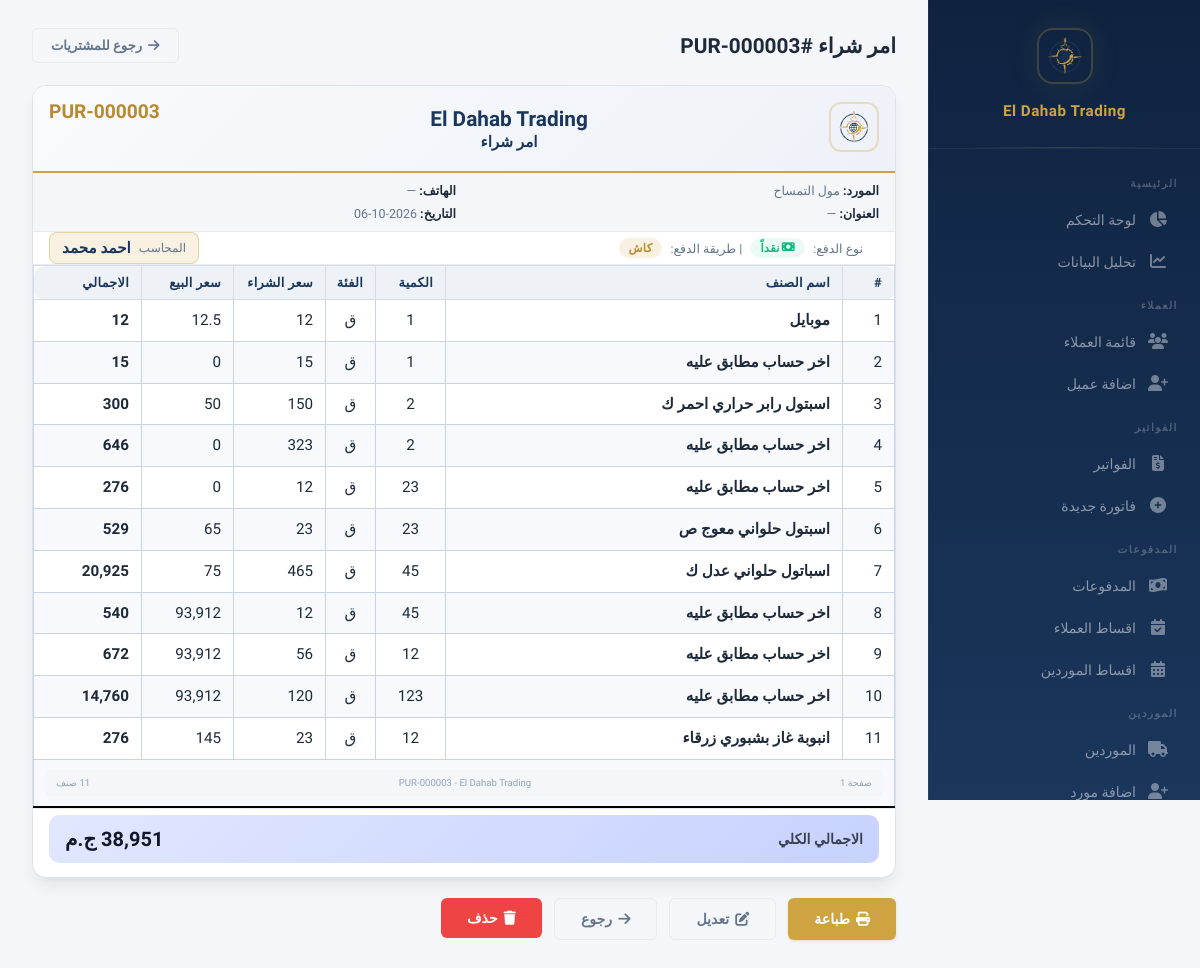
The app's page /purchases/3 (signed in) with its own data.
### models.py (models this page shows, shortened)
class Purchase(db.Model):
    __tablename__ = 'purchases'
    id = db.Column(db.Integer, primary_key=True)
    purchase_number = db.Column(db.String(50), unique=True, nullable=False)
    supplier_id = db.Column(db.Integer, db.ForeignKey('suppliers.id'), nullable=False)
    total = db.Column(db.Float, default=0)
    discount = db.Column(db.Float, default=0)
    payment_type = db.Column(db.String(20), default='cash')
    payment_method = db.Column(db.String(20), default='cash')
    receipt_image = db.Column(db.String(200))
    created_by = db.Column(db.Integer, db.ForeignKey('users.id'))
    creator = db.relationship('User', foreign_keys=[created_by])
    modified_by = db.Column(db.Integer, db.ForeignKey('users.id'))
    modifier = db.relationship('User', foreign_keys=[modified_by])
    show_balance = db.Column(db.Boolean, default=False)
    paid_amount = db.Column(db.Float, default=0)
    remaining = db.Column(db.Float, default=0)
    previous_due = db.Column(db.Float, default=0)
    balance_after = db.Column(db.Float, default=0)
    date = db.Column(db.DateTime, default=datetime.utcnow)
    notes = db.Column(db.Text)
    items = db.relationship('PurchaseItem', backref='purchase', lazy=True, cascade='all, delete-orphan')
    payments = db.relationship('SupplierPayment', backref='purchase', lazy=True)
    returns = db.relationship('SupplierReturn', backref='purchase', lazy=True)

class Supplier(db.Model):
    __tablename__ = 'suppliers'
    id = db.Column(db.Integer, primary_key=True)
    name = db.Column(db.String(200), nullable=False)
    phone = db.Column(db.String(50))
    address = db.Column(db.Text)
    notes = db.Column(db.Text)
    created_at = db.Column(db.DateTime, default=datetime.utcnow)
    purchases = db.relationship('Purchase', backref='supplier', lazy=True)
    payments = db.relationship('SupplierPayment', backref='supplier', lazy=True)
    returns = db.relationship('SupplierReturn', backref='supplier', lazy=True)
    installment_plans = db.relationship('SupplierInstallmentPlan', backref='supplier', lazy=True)
    def total_purchased(self):
        return sum(p.total for p in self.purchases)
    def total_returns(self):
        return sum(r.total_amount for r in self.returns)
    def total_paid(self):
        sum_payments = sum(p.amount for p in self.payments)
        sum_inst = sum(ip.amount for ip in SupplierInstallmentPayment.query.filter(
            SupplierInstallmentPayment.plan_id.in_([pl.id for pl in self.installment_plans])
        ).all())
        sum_pur_paid = sum(
            (p.paid_amount or 0)
            for p in self.purchases
            if not p.payments
        )
        return sum_payments + sum_inst + sum_pur_paid
    def balance(self):
        return self.total_purchased() - self.total_paid() - self.total_returns()

class User(db.Model):
    __tablename__ = 'users'
    id = db.Column(db.Integer, primary_key=True)
    username = db.Column(db.String(80), unique=True, nullable=False)
    password_hash = db.Column(db.String(256), nullable=False)
    full_name = db.Column(db.String(200))
    is_admin = db.Column(db.Boolean, default=False)
    is_active = db.Column(db.Boolean, default=True)
    created_at = db.Column(db.DateTime, default=datetime.utcnow)
    last_login = db.Column(db.DateTime)
    permissions = db.relationship('UserPermission', backref='user', lazy=True, cascade='all, delete-orphan')
    def has_permission(self, page):
        if self.is_admin:
            return True
        return any(p.page == page for p in self.permissions)

class PurchaseItem(db.Model):
    __tablename__ = 'purchase_items'
    id = db.Column(db.Integer, primary_key=True)
    purchase_id = db.Column(db.Integer, db.ForeignKey('purchases.id'), nullable=False)
    item_name = db.Column(db.String(300), nullable=False)
    unit_type = db.Column(db.String(10), nullable=False, default='ق')
    quantity = db.Column(db.Float, nullable=False, default=0)
    unit_price = db.Column(db.Float, nullable=False, default=0)
    selling_price = db.Column(db.Float, nullable=False, default=0)
    total = db.Column(db.Float, nullable=False, default=0)

### app.py (the view)
@app.route('/purchases/<int:purchase_id>')
@login_required
def purchase_view(purchase_id):
    p = Purchase.query.get_or_404(purchase_id)
    return_items = []
    for r in p.returns:
        return_items.extend(r.items)
    return_amount = sum(r.total_amount for r in p.returns)
    installment_plan = SupplierInstallmentPlan.query.filter_by(purchase_id=p.id).first()
    installments = installment_plan.installments if installment_plan else []
    installment_payments = installment_plan.payments if installment_plan else []
    sup = p.supplier
    supplier_payments = _purchase_window_payments(p)
    supp_total_paid = sum(pay.amount or 0 for pay in supplier_payments)
    supp_balance = sup.balance()
    prev_saved = p.previous_due if p.previous_due is not None else 0
    after_saved = p.balance_after if p.balance_after is not None else 0
    if prev_saved == 0 and after_saved == 0:
        sup_total = 0
        rem_this = 0
        prev_pur_old = Purchase.query.filter(
            Purchase.supplier_id == p.supplier_id,
            Purchase.id < p.id
        ).all()
        for pp in prev_pur_old:
            net = max(0, (pp.total or 0) - (pp.paid_amount or 0))
            sup_total += net
        this_net = max(0, (p.total or 0) - (p.paid_amount or 0))
        rem_this = this_net
        if sup_total > 0 or rem_this > 0:
            prev_saved = max(0, round(sup_total, 2))
            after_saved = max(0, round(sup_total + this_net, 2))
    return render_template('purchase_view.html', purchase=p,
        return_items=return_items, return_amount=return_amount,
        supplier_installment_plan=installment_plan, installments=installments,
        installment_payments=installment_payments, PAYMENT_TYPES=PAYMENT_TYPES,
        previous_dues=max(0, prev_saved), balance_after=max(0, after_saved),
        purchase_payments=p.payments,
        supplier_payments=supplier_payments,
        supp_total_paid=round(supp_total_paid, 2),
        supp_balance=round(supp_balance, 2))

### templates/purchase_view.html (shortened to what this page needs)
{% extends "base.html" %}
{% block content %}
<div class="page-header">
    <h1 style="font-size:1.3rem;font-weight:700;color:var(--text);">امر شراء #{{ purchase.purchase_number }}</h1>
    <a href="{{ url_for('purchases_list') }}" class="btn btn-outline"><i class="fas fa-arrow-right"></i> رجوع للمشتريات</a>
</div>
<div class="invoice-print" id="printArea">
    <div class="invoice-print-header compact-header">
        <div>
            <img src="{{ url_for('static', filename='logo.png') }}" alt="Logo" class="compact-logo">
        </div>
        <div style="text-align:center;">
            <div class="company-name">El Dahab Trading</div>
            <div style="font-size:0.95rem;font-weight:700;color:var(--navy);margin-top:2px;">امر شراء</div>
        </div>
        <div style="text-align:left;display:flex;flex-direction:column;align-items:flex-end;gap:4px;">
            <div style="font-size:1.2rem;font-weight:900;color:var(--gold-dark);">{{ purchase.purchase_number }}</div>
            <svg id="purchaseBarcode" style="max-width:140px;height:30px;"></svg>
        </div>
    </div>
    <div class="invoice-info compact-info">
        <div><strong>المورد:</strong> {{ purchase.supplier.name }}</div>
        <div><strong>الهاتف:</strong> {{ purchase.supplier.phone or '—' }}</div>
        <div><strong>العنوان:</strong> {{ purchase.supplier.address or '—' }}</div>
        <div><strong>التاريخ:</strong> {{ purchase.date.strftime('%Y-%m-%d') }}</div>
    </div>
    <div class="invoice-meta-row">
        <div class="compact-payment-bar" style="border-bottom:none;flex:1;">
            <span style="font-size:0.78rem;color:var(--text-secondary);">نوع الدفع:</span>
            {% if purchase.payment_type == 'cash' %}
            <span class="badge badge-success"><i class="fas fa-money-bill" style="margin-left:2px;"></i> نقداً</span>
            {% elif purchase.payment_type == 'credit' %}
            <span class="badge badge-warning" style="background:rgba(245,158,11,0.12);color:#b45309;"><i class="fas fa-clock" style="margin-left:2px;"></i> بالاجل</span>
            <span style="font-size:0.78rem;font-weight:700;">المتبقي: {{ "{:,.0f}".format(purchase.remaining or 0) }} ج.م</span>
            {% elif purchase.payment_type == 'installment' %}
            <span class="badge badge-info"><i class="fas fa-calendar-check" style="margin-left:2px;"></i> تقسيط</span>
            <span style="font-size:0.78rem;">المقدم: {{ (purchase.paid_amount or 0)|qty }} ج.م | المتبقي: {{ (purchase.remaining or 0)|qty }} ج.م</span>
            {% endif %}
            {% if purchase.payment_type in ('cash', 'installment') and PAYMENT_METHODS.get(purchase.payment_method) %}
            <span style="font-size:0.78rem;color:var(--text-secondary);">| طريقة الدفع:</span>
            <span class="badge badge-gold">{{ PAYMENT_METHODS.get(purchase.payment_method) }}</span>
            {% endif %}
            {% set pur_images = parse_images(purchase.receipt_image) %}
        </div>
        <div class="accountant-box">
            {% set shown_name = (purchase.modifier.full_name or purchase.modifier.username) if purchase.modifier else ((purchase.creator.full_name or purchase.creator.username) if purchase.creator else '—') %}
            <span class="accountant-label">المحاسب</span>
            <span class="accountant-name">{{ shown_name }}</span>
        </div>
    </div>
    <div class="invoice-items-area">
        <table class="compact-table invoice-items-table">
            <thead>
                <tr>
                    <th style="width:52px;">#</th>
                    <th>اسم الصنف</th>
                    <th style="width:70px;">الكمية</th>
                    <th style="width:50px;">الفئة</th>
                    <th style="width:92px;">سعر الشراء</th>
                    <th style="width:92px;" class="col-selling">سعر البيع</th>
                    <th style="width:108px;">الاجمالي</th>
                </tr>
            </thead>
            <tbody>
                {% for item in purchase.items %}
                <tr class="{% if loop.index % 20 == 0 and not loop.last %}page-break-row{% endif %}">
                    <td class="item-cell">{{ loop.index }}</td>
                    <td class="item-cell" style="font-weight:700;">{{ item.item_name }}</td>
                    <td class="item-cell" style="text-align:center;">{{ item.quantity|qty }}</td>
                    <td class="item-cell" style="text-align:center;">{{ item.unit_type or 'ق' }}</td>
                    <td class="item-cell">{{ item.unit_price|qty }}</td>
                    <td class="item-cell col-selling">{{ item.selling_price|qty }}</td>
                    <td class="item-cell" style="font-weight:800;">{{ (item.total or 0)|qty }}</td>
                </tr>
                {% endfor %}
                {% if purchase.items|length > 0 %}
                <tr class="invoice-page-footer">
                    <td colspan="7">
                        <div class="page-footer-inner">
                            <span>صفحة 1</span>
                            <span>{{ purchase.purchase_number }} - El Dahab Trading</span>
                            <span>{{ purchase.items|length }} صنف</span>
                        </div>
                    </td>
                </tr>
                {% endif %}
            </tbody>
        </table>
    </div>
    <div style="padding:0 16px 14px;">
        {% set pur_net = (purchase.total or 0) - (purchase.discount or 0) %}
        {% set show_bal = purchase.show_balance and (previous_dues > 0 or balance_after > 0) %}
        {% set shown_name = (purchase.modifier.full_name or purchase.modifier.username) if purchase.modifier else ((purchase.creator.full_name or purchase.creator.username) if purchase.creator else '—') %}
        <div class="totals-row">
            {% if show_bal %}
            <div class="grand-total compact-total total-box total-dues">
                <span class="total-label"><i class="fas fa-clock-rotate-left" style="margin-left:4px;"></i> آخر المستحقات</span>
                <span class="total-value">{{ previous_dues|qty }} ج.م</span>
            </div>
            <div class="grand-total compact-total total-box total-invoice">
                <span class="total-label">إجمالي الفاتورة</span>
                <span class="total-value">{{ pur_net|qty }} ج.م</span>
            </div>
            <div class="grand-total compact-total total-box total-invoice total-paid">
                <span class="total-label">مقدم الدفع</span>
                <span class="total-value">{{ (purchase.paid_amount or 0)|qty }} ج.م</span>
            </div>
            <div class="grand-total compact-total total-box total-grand">
                <span class="total-label"><i class="fas fa-exclamation-triangle" style="margin-left:4px;"></i> إجمالي المستحقات</span>
                <span class="total-value">{{ balance_after|qty }} ج.م</span>
            </div>
            {% else %}
            <div class="grand-total compact-total total-box total-invoice">
                <span class="total-label">الاجمالي الكلي</span>
                <span class="total-value">{{ pur_net|qty }} ج.م</span>
            </div>
            {% endif %}
        </div>
    </div>
</div>
<div style="margin-top:20px;display:flex;gap:12px;" class="no-print">
    <button class="btn btn-gold btn-lg" onclick="window.print();"><i class="fas fa-print"></i> طباعة</button>
    <a href="{{ url_for('purchase_edit', purchase_id=purchase.id) }}" class="btn btn-outline btn-lg"><i class="fas fa-edit"></i> تعديل</a>
    <a href="{{ url_for('purchases_list') }}" class="btn btn-outline btn-lg"><i class="fas fa-arrow-right"></i> رجوع</a>
    <form method="POST" action="{{ url_for('purchase_delete', purchase_id=purchase.id) }}" style="display:inline;" onsubmit="return confirm('هل انت متاكد من حذف امر الشراء؟');">
        <button type="submit" class="btn btn-danger btn-lg"><i class="fas fa-trash"></i> حذف</button>
    </form>
</div>
{% endblock %}

### records on screen
Purchase: purchase_number "PUR-000003", date "2026-10-06", get "كاش"
Supplier: supplier.name "مول التمساح", supplier "—"
User: full_name "احمد محمد"
PurchaseItem: item_name "موبايل", quantity|qty "1", unit_type "ق", unit_price|qty "12", selling_price|qty "12.5", total "12"
PurchaseItem: item_name "اخر حساب مطابق عليه", quantity|qty "1", unit_type "ق", unit_price|qty "15", selling_price|qty "0", total "15"
PurchaseItem: item_name "اسبتول رابر حراري احمر ك", quantity|qty "2", unit_type "ق", unit_price|qty "150", selling_price|qty "50", total "300"
PurchaseItem: item_name "اخر حساب مطابق عليه", quantity|qty "2", unit_type "ق", unit_price|qty "323", selling_price|qty "0", total "646"
PurchaseItem: item_name "اخر حساب مطابق عليه", quantity|qty "23", unit_type "ق", unit_price|qty "12", selling_price|qty "0", total "276"
PurchaseItem: item_name "اسبتول حلواني معوج ص", quantity|qty "23", unit_type "ق", unit_price|qty "23", selling_price|qty "65", total "529"
PurchaseItem: item_name "اسباتول حلواني عدل ك", quantity|qty "45", unit_type "ق", unit_price|qty "465", selling_price|qty "75", total "20,925"
PurchaseItem: item_name "اخر حساب مطابق عليه", quantity|qty "45", unit_type "ق", unit_price|qty "12", selling_price|qty "93,912", total "540"
PurchaseItem: item_name "اخر حساب مطابق عليه", quantity|qty "12", unit_type "ق", unit_price|qty "56", selling_price|qty "93,912", total "672"
PurchaseItem: item_name "اخر حساب مطابق عليه", quantity|qty "123", unit_type "ق", unit_price|qty "120", selling_price|qty "93,912", total "14,760"
PurchaseItem: item_name "انبوبة غاز بشبوري زرقاء", quantity|qty "12", unit_type "ق", unit_price|qty "23", selling_price|qty "145", total "276"

### other values on screen
{{ pur_net|qty }} "38,951"
